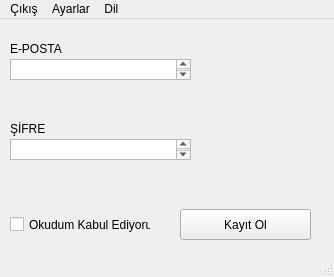
<?xml version="1.0" encoding="UTF-8"?>
<ui version="4.0">
 <class>MainWindow</class>
 <widget class="QMainWindow" name="MainWindow">
  <property name="geometry">
   <rect>
    <x>0</x>
    <y>0</y>
    <width>334</width>
    <height>277</height>
   </rect>
  </property>
  <property name="windowTitle">
   <string>MainWindow</string>
  </property>
  <widget class="QWidget" name="centralwidget">
   <widget class="QPushButton" name="pushButton">
    <property name="geometry">
     <rect>
      <x>180</x>
      <y>190</y>
      <width>131</width>
      <height>31</height>
     </rect>
    </property>
    <property name="text">
     <string>Kayıt Ol</string>
    </property>
   </widget>
   <widget class="QCheckBox" name="checkBox">
    <property name="geometry">
     <rect>
      <x>10</x>
      <y>190</y>
      <width>141</width>
      <height>31</height>
     </rect>
    </property>
    <property name="text">
     <string>Okudum Kabul Ediyorum</string>
    </property>
   </widget>
   <widget class="QLabel" name="label">
    <property name="geometry">
     <rect>
      <x>10</x>
      <y>20</y>
      <width>101</width>
      <height>20</height>
     </rect>
    </property>
    <property name="text">
     <string>E-POSTA</string>
    </property>
   </widget>
   <widget class="QTextBrowser" name="textBrowser">
    <property name="geometry">
     <rect>
      <x>10</x>
      <y>40</y>
      <width>181</width>
      <height>21</height>
     </rect>
    </property>
   </widget>
   <widget class="QTextBrowser" name="textBrowser_2">
    <property name="geometry">
     <rect>
      <x>10</x>
      <y>120</y>
      <width>181</width>
      <height>21</height>
     </rect>
    </property>
   </widget>
   <widget class="QLabel" name="label_2">
    <property name="geometry">
     <rect>
      <x>10</x>
      <y>100</y>
      <width>101</width>
      <height>20</height>
     </rect>
    </property>
    <property name="text">
     <string>ŞİFRE</string>
    </property>
   </widget>
  </widget>
  <widget class="QStatusBar" name="statusbar"/>
  <widget class="QMenuBar" name="menubar">
   <property name="geometry">
    <rect>
     <x>0</x>
     <y>0</y>
     <width>334</width>
     <height>21</height>
    </rect>
   </property>
   <widget class="QMenu" name="menuOPTIONS">
    <property name="title">
     <string>Çıkış</string>
    </property>
   </widget>
   <widget class="QMenu" name="menuOptions">
    <property name="title">
     <string>Ayarlar</string>
    </property>
   </widget>
   <widget class="QMenu" name="menuLanguage">
    <property name="title">
     <string>Dil </string>
    </property>
   </widget>
   <addaction name="menuOPTIONS"/>
   <addaction name="menuOptions"/>
   <addaction name="menuLanguage"/>
  </widget>
 </widget>
 <resources/>
 <connections/>
</ui>
